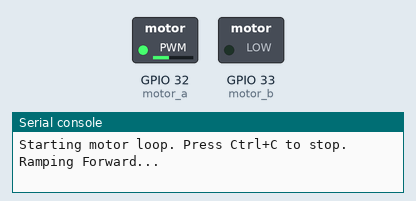
The program below on a simulated ESP32 board running MicroPython. Parts: switched loads named in the program (green lamp = pin HIGH), the last lines printed to the serial console.

Above: at 0.05 s.
At 2.05 s:
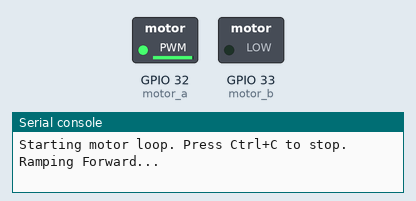
At 4.1 s:
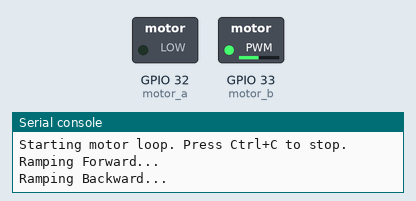
At 8.2 s:
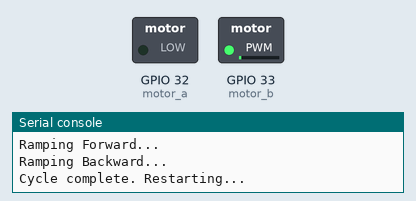
Timing chart, 0 to 10.7 s (numbered marks = the images above):
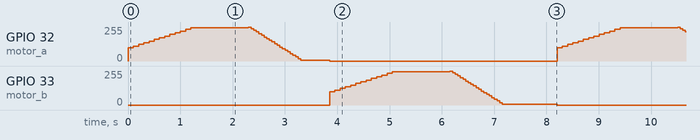

The program:

TT_motor_ramp.py
```python
from machine import Pin, PWM
from time import sleep

# Initialize PWM on your chosen pins
motor_a = PWM(Pin(32), freq=500)
motor_b = PWM(Pin(33), freq=500)

def set_speed(speed):
    # Ensure speed stays within -1023 to 1023
    speed = max(min(speed, 1023), -1023)

    if speed > 0:
        motor_a.duty(speed)
        motor_b.duty(0)
    elif speed < 0:
        motor_a.duty(0)
        motor_b.duty(abs(speed))
    else:
        motor_a.duty(0)
        motor_b.duty(0)

print("Starting motor loop. Press Ctrl+C to stop.")

try:
    while True:
        # Ramp up Forward
        print("Ramping Forward...")
        for s in range(400, 1024, 50): # Start at 400 (TT motors usually need a minimum kick)
            set_speed(s)
            sleep(0.1)

        sleep(1) # Full speed for 1 second

        # Ramp down to Stop
        for s in range(1023, -1, -50):
            set_speed(s)
            sleep(0.05)

        sleep(0.5)

        # Ramp up Backward
        print("Ramping Backward...")
        for s in range(-400, -1024, -50):
            set_speed(s)
            sleep(0.1)

        sleep(1) # Full speed backward

        # Ramp down to Stop
        for s in range(-1023, 1, 50):
            set_speed(s)
            sleep(0.05)

        print("Cycle complete. Restarting...")
        sleep(1)

except KeyboardInterrupt:
    print("Stopping motor...")
    set_speed(0)
    motor_a.deinit()
    motor_b.deinit()
```
